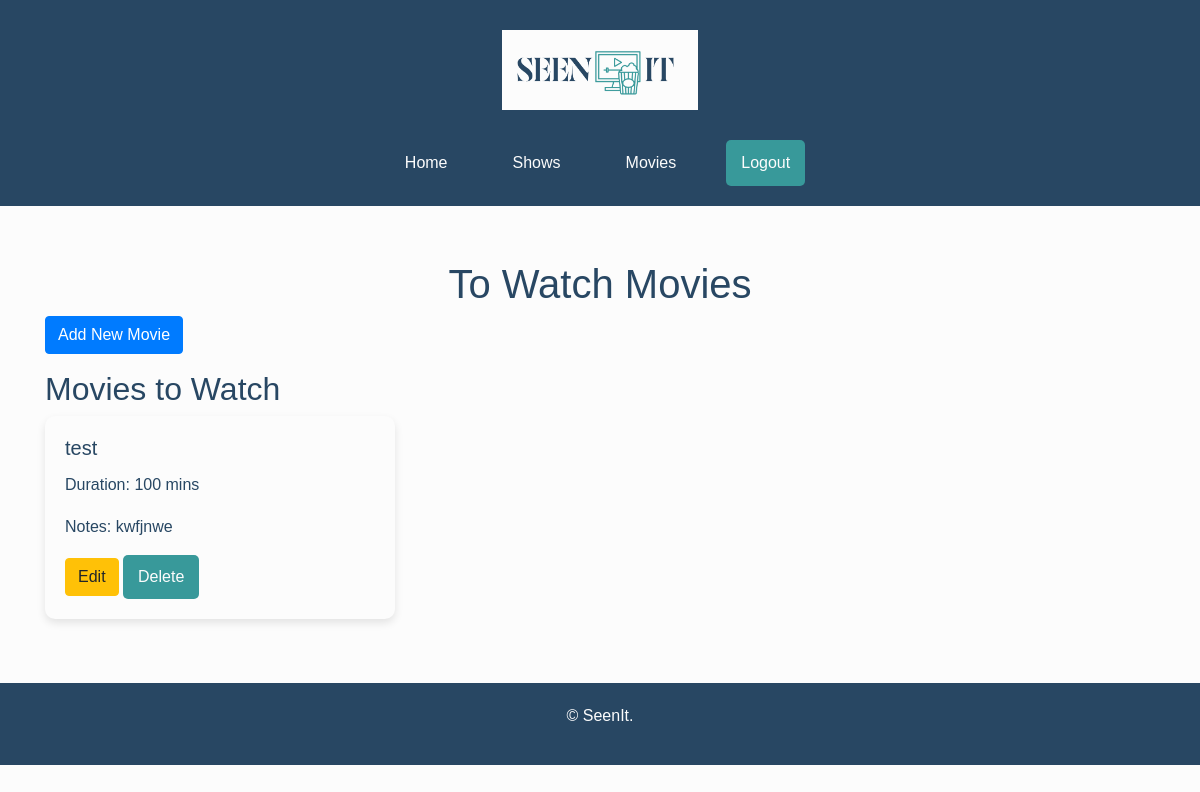
Page /to_watch/movies/ (signed in) on the earlier database version.
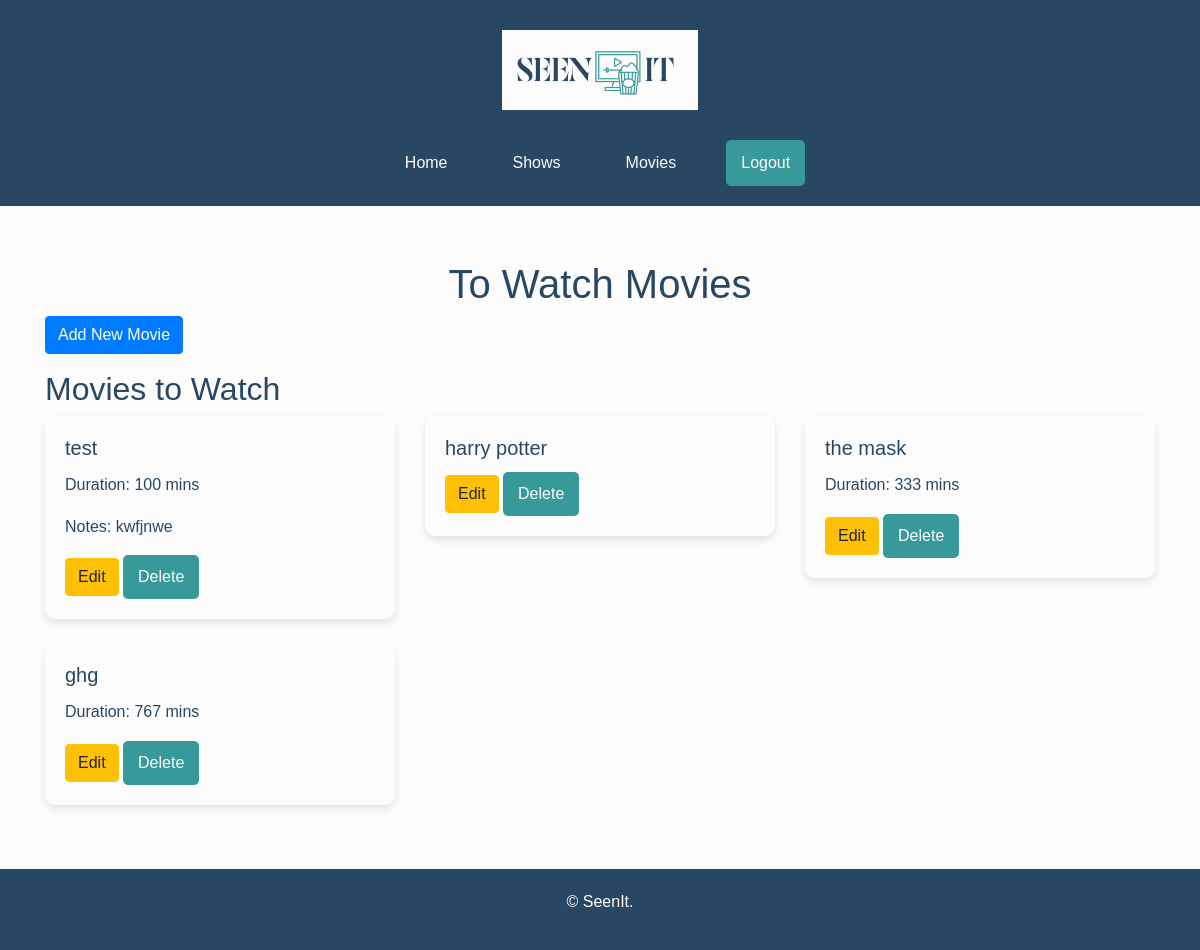
Same page on the later database version.
### tracker/models.py (models this page shows, shortened)
class ToWatchMovie(models.Model):
    title = models.CharField(max_length=200)
    duration = models.IntegerField(blank=True, null=True)
    notes = models.TextField(blank=True, null=True)
    user = models.ForeignKey(User, on_delete=models.CASCADE)

### tracker/views.py (the view, shortened to what this page needs)
# urls.py: path('to_watch/movies/', to_watch_movie_list, name='to_watch_movie_list'),
@login_required
def to_watch_movie_list(request):
    to_watch_movies = ToWatchMovie.objects.filter(user=request.user)
    form = ToWatchMovieForm()  # Instantiate the form
    return render(request, 'tracker/to_watch_movie_list.html', {'to_watch_movies': to_watch_movies, 'form': form})  # Pass the form to the template

### tracker/templates/tracker/to_watch_movie_list.html (shortened to what this page needs)
{% extends 'tracker/base.html' %}
{% block content %}
<div class="container mt-4">
    <h1 class="text-center">To Watch Movies</h1>
    <button type="button" class="btn btn-primary mb-3" data-toggle="modal" data-target="#addMovieModal">
        Add New Movie
    </button>
    <h2>Movies to Watch</h2>
    <div class="row">
        {% for movie in to_watch_movies %}
            <div class="col-md-4">
                <div class="card mb-4">
                    <div class="card-body">
                        <h5 class="card-title">{{ movie.title }}</h5>
                        {% if movie.duration %}
                            <p class="card-text">Duration: {{ movie.duration }} mins</p>
                        {% endif %}
                        {% if movie.notes %}
                            <p class="card-text">Notes: {{ movie.notes }}</p>
                        {% endif %}
                        <a href='{% url 'to_watch_movie_update' movie.pk %}' class="btn btn-warning">Edit</a>
                        <form action='{% url 'to_watch_movie_delete' movie.pk %}' method='post' class="d-inline">
                            <button type='submit' class="btn btn-danger">Delete</button>
                        </form>
                    </div>
                </div>
            </div>
        {% empty %}
            <div class="col-12">
                <p class="text-center">No movies in the To Watch list yet.</p>
            </div>
        {% endfor %}
    </div>
</div>
{% endblock %}

Differences in the rows shown:
added ToWatchMovie: title "harry potter"
added ToWatchMovie: title "the mask", duration "333"
added ToWatchMovie: title "ghg", duration "767"
